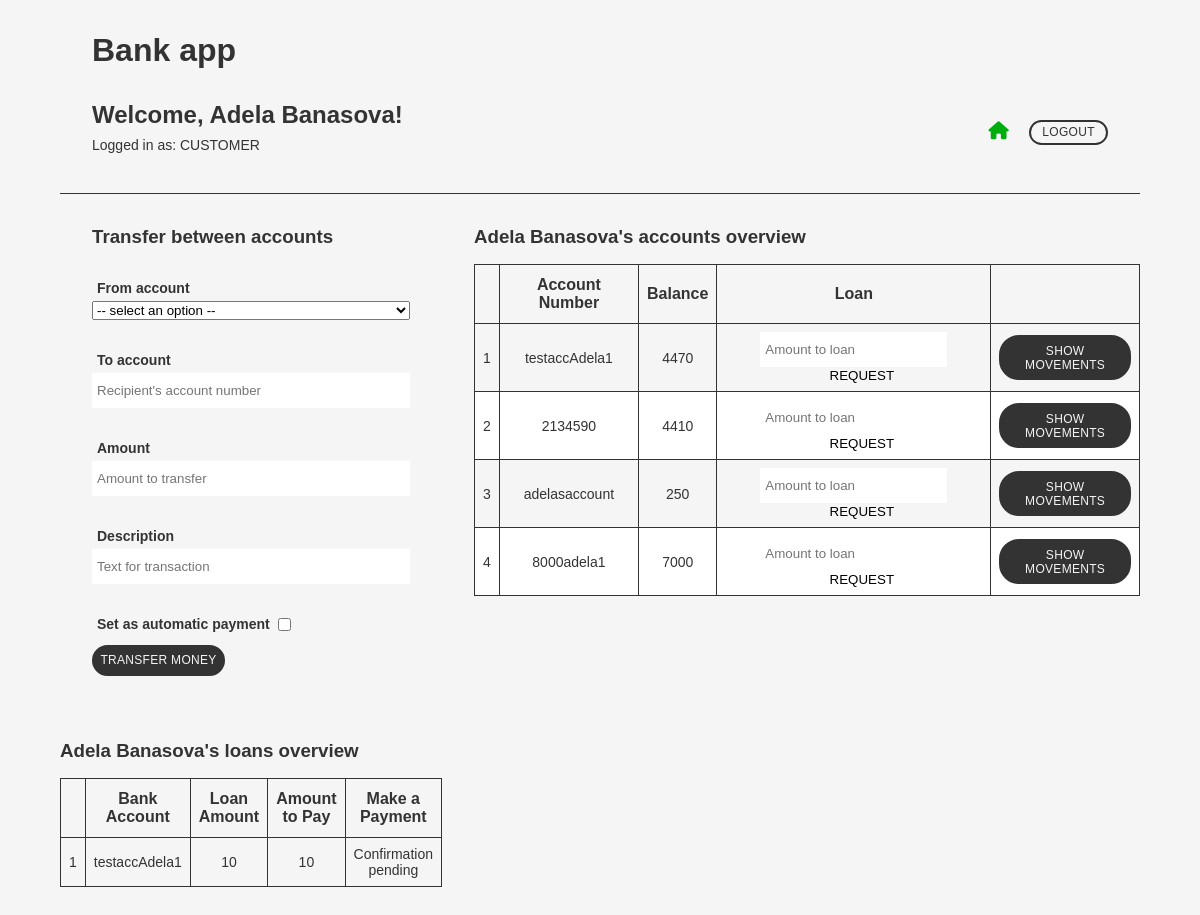
Page /bank_app/ (signed in) on the committed database.
### bank_app/models.py (models this page shows, shortened)
class Account(models.Model):
    customer = models.ForeignKey(Customer, on_delete=models.CASCADE)
    accountNumber = models.CharField(max_length=20)
    def __str__(self):
        return f"{self.accountNumber}"

class Loan(models.Model):
    customer = models.ForeignKey(Customer, on_delete=models.CASCADE)
    account = models.ForeignKey(Account, on_delete=models.CASCADE)
    loanAmount = models.IntegerField()
    remainingAmount = models.IntegerField()
    confirmed = models.CharField(max_length=100, default='undefined')

### bank_app/views.py (the view)
# urls.py: path('', views.index, name='index'),
def index(request):
    return show_index(request)

### bank_app/views_common.py (called while the page is built)
def get_user_type(u:User) -> str:
    if u and u.is_authenticated:
        try:
            customer = Customer.objects.get(user = u)
            return "CUSTOMER"
        except:
            return "BANKER"
        return "unknown type"

def get_balance_for_account(acc:Account) -> int:
    result = AccountMovement.objects.filter(account = acc).aggregate(Sum('value'))
    return result['value__sum']

### bank_app/templates/bank_app/index.html (shortened to what this page needs)
{% load static %}
<!DOCTYPE html>
<html lang="en">
	<head>
	<link rel="stylesheet" href="{% static 'css/style.css' %}">
	</head>
	{% if request.user.is_authenticated %}
	<header>
		<h1>Bank app</h1>
		<section>
			<div>
				<h2>Welcome, {{ request.user.username }}!</h2>
				<p>Logged in as: {{ usertype }}</p>
			</div>
			<div>
                <a href="{% url 'bank_app:index' %}" class="home_btn home_btn_selected"><i class="fa-solid fa-house"></i></a>
                <a href="{% url 'login_app:logout' %}" class="border_btn" id="logout">Logout</a>
            </div>
		</section>
	</header>
		{% if usertype == "BANKER" %}
		<main class="main">
			<section id="create_cust">
				<h3>Create customer</h3>
				<form method="POST">
					{% csrf_token %}
					<div class="form_item_wrapper">
						<label>User Name</label>
						<input type="text" name="name" placeholder="Type new user name" required>
					</div>
					<div class="form_item_wrapper">
						<label>Password</label>
						<input type="password" name="password" placeholder="Type new password for the user" required>
					</div>
					<div class="form_item_wrapper">
						<label>Phone</label>
						<input type="text" name="phone" pattern="[0-9]{8}" placeholder="User's phone (8 digits)" required>
					</div>
					<button formaction="{% url 'bank_app:create_customer' %}" class="btn">Create customer</button>
				</form>
			</section>
			<section id="cust_list">
				<h3>Customer list</h3>
				<p>Number of customers: {{ customer_count }}</p>
				<table>
					<tr>
						<th></th>
						<th>User Name</th>
						<th>Phone</th>
						<th>Ranking</th>
						<th></th>
					</tr>
				{% for c in customers %}
				{% if forloop.counter|divisibleby:2 %}
					<tr class="white_bg">
				{% else %}
					<tr>
				{% endif %}
						<form method="POST">
							{% csrf_token %}
								<input type="hidden" name="pk" value="{{ c.pk }}">
								<td>{{ forloop.counter }}</td>
								<td>{{ c.user.username }}</td>
								<td>{{ c.phone }}</td>
								<td>
									<select name="ranking">
										{% for r in rankings %}
											{% if r.rType == c.ranking.rType %}
												<option value="{{ r.pk }}" selected>{{ r.rType }}</option>
											{% else %}
											<option value="{{ r.pk }}">{{ r.rType }}</option>
											{% endif %}
										{% endfor %}
									</select>
									<button formaction="{% url 'bank_app:update_ranking' %}" class="simple_btn">Update</button>
								</td>
								<td><button formaction="{% url 'bank_app:accounts' %}" class="btn">Manage accounts</button></td>
								<td>
									<button formaction="{% url 'bank_app:del_customer' %}" class="icon_btn del_btn">
										<i class="fa-solid fa-trash"></i>
									</button>
								</td>
						</form>
					</tr>
				{% endfor %}
				</table>
			</section>
		</main>
		{% else %}
		<main class="main">
			<section id="transfer_section">
				<h3>Transfer between accounts</h3>
				<form method="POST">
					<div class="form_item_wrapper">
						<label>From account</label>
						<select name="from_account">
							<option disabled selected value> -- select an option -- </option>
						</select>
					</div>
					<div class="form_item_wrapper">
						<label>To account</label>
						<input type="text" name="to_account" placeholder="Recipient's account number">
					</div>
					<div class="form_item_wrapper">
						<label>Amount</label>
						<input type="number" name="amount" placeholder="Amount to transfer">
					</div>
					<div class="form_item_wrapper">
						<label>Description</label>
						<input type="text" name="description" placeholder="Text for transaction">
					</div>
					<div id="automatic_payment_wrapper" class="form_item_wrapper">
						<label>Set as automatic payment</label>
						<input type="checkbox" id="aut_payment_check" name="payment_check" onclick="showAutomaticPayment()">
					</div>
					<button formaction="{% url 'bank_app:set_transaction' %}" class="btn">Transfer Money</button>
				</form>
			</section>
			<section id="account_overview">
				<h3>{{ request.user.username }}'s accounts overview</h3>
				<table>
					<tr>
						<th></th>
						<th>Account Number</th>
						<th>Balance</th>
						<th>Loan</th>
					</tr>
					{% for a in customer_accounts %}
					{% if forloop.counter|divisibleby:2 %}
						<tr class="white_bg">
					{% else %}
						<tr>
					{% endif %}
						<form method="POST">
								<td>{{ forloop.counter }}</td>
								<td>{{ a.accountNumber }}</td>
								<td>
									{% for b in balances %}
										{% if b.0 == a.pk %}
											{{ b.1 }}
										{% endif %}
									{% endfor %}
								</td>
								<td>
									{% if active_customer.ranking.loan == True %}
										<input type="number" name="loan_amount" placeholder="Amount to loan">
										<button formaction="{% url 'bank_app:request_loan' %}" class="simple_btn">
											Request
										</button>
									{% else %}
										<p>Not available</p>
									{% endif %}
								</td>
								<td>
									<button formaction="{% url 'bank_app:show_movements' %}" class="btn">Show movements</button>
								</td>
						</form>
					</tr>
					{% endfor %}
				</table>
			</section>
			<section id="loans_overview">
                <h3>{{ request.user.username }}'s loans overview</h3>
                <table>
                    <tr>
                        <th></th>
                        <th>Bank Account</th>
                        <th>Loan Amount</th>
                        <th>Amount to Pay</th>
                        <th>Make a Payment</th>
                    </tr>
                    {% for l in loans %}
                    {% if forloop.counter|divisibleby:2 %}
                        <tr class="white_bg">
                    {% else %}
                        <tr>
                    {% endif %}
                        <form method="POST">
                                <td>{{ forloop.counter }}</td>
                                <td>{{ l.account }}</td>
                                <td>{{ l.loanAmount }}</td>
                                <td>{{ l.remainingAmount }}</td>
								{% if l.confirmed == 'true' %}
									{% if l.remainingAmount == 0 %}
										<td>Completed</td>
									{% else %}
										<td>
											<input type="number" name="loan_transfer" placeholder="Amount to transfer">
												<button formaction="{% url 'bank_app:pay_loan' %}" class="simple_btn">
													Pay
												</button>
										</td>
									{% endif %}
								{% elif l.confirmed == 'false'%}
									<td>Loan declined</td>
								{% else %}
									<td>Confirmation pending</td>
								{% endif %}
                        </form>
					</tr>
					{% endfor %}
				</table>
			</section>
		</main>
		{% endif%}
	{% else %}
		<h2>Please log in</h2>
	{% endif %}
	</body>
</html>

### bank_app/static/css/style.css (style rules this page uses)
html { background-color: #f5f5f5; font-family: Arial, Helvetica, sans-serif; color: #333333; }
* { margin: 0; padding: 0; box-sizing: border-box; }
.btn { cursor: pointer; padding: .4rem; background: none; border: none; text-transform: uppercase; letter-spacing: .3px; font-size: 12px; background-color: #333333; border: 2px solid #333333; color: #f5f5f5; border-radius: 20px; transition: .3s; }
.border_btn { cursor: pointer; text-decoration: none; text-transform: uppercase; background-color: transparent; border: 2px solid #333333; color: #333333; padding: .2rem .7rem; border-radius: 20px; font-size: 12px; letter-spacing: .3px; transition: .2s; margin: 0; }
.simple_btn { cursor: pointer; border: none; background: none; text-transform: uppercase; }
.home_btn { margin-right: 1rem; font-size: 18px; color: #333333; transition: .3s; }
.home_btn:hover, .home_btn_selected, .green_text { color: #00ad0e; }
header { width: 100%; padding: 2rem; border-bottom: 1px solid #333333; }
header > section { margin: 2rem 0 0 0; display: flex; align-items: center; justify-content: space-between; }
header p { font-size: 14px; padding: .5rem 0; }
.main { display: grid; grid-template-columns: .5fr 1fr; column-gap: 2rem; }
.main > section { margin: 2rem 0; }
.main > section:first-child h3, #automatic_payment h3 { margin-left: 2rem; }
.form_item_wrapper { display: flex; flex-direction: column; margin: 2rem 2rem; }
#automatic_payment_wrapper { flex-direction: row; align-content: center; align-items: center; margin-bottom: .5rem; }
#aut_payment_check { cursor: pointer; margin-left: .5rem; margin-bottom: 3.5px; }
.form_item_wrapper > label { font-weight: bold; margin-bottom: 5px; margin-left: 5px; font-size: 14px; }
input { background-color: transparent; border: none; background-color: #ffffff; padding: 10px 5px; }
.main > section:first-child .btn, #automatic_payment .btn { margin-left: 2rem; }
.main > section:nth-child(2) { width: 100%; margin: 2rem 0 0 auto; }
table, td, th { border: 1px solid #333333; border-collapse: collapse; }
table { margin-top: 1rem; width: 100%; }
th { padding: .7rem .5rem; }
td { padding: .5rem; font-size: 14px; text-align: center; }
.white_bg { background: #ffffff; }
#account_overview > table .simple_btn { margin-left: 1rem; }

### rows in the picture
Account: accountNumber "testaccAdela1", b "4470"
Account: accountNumber "2134590", b "4410"
Account: accountNumber "adelasaccount", b "250"
Account: accountNumber "8000adela1", b "7000"
Loan: account "testaccAdela1", loanAmount "10", remainingAmount "10", confirmed "Confirmation pending"

### other values in the picture
{{ request.user.username }} "Adela Banasova"
{{ usertype }} "CUSTOMER"
